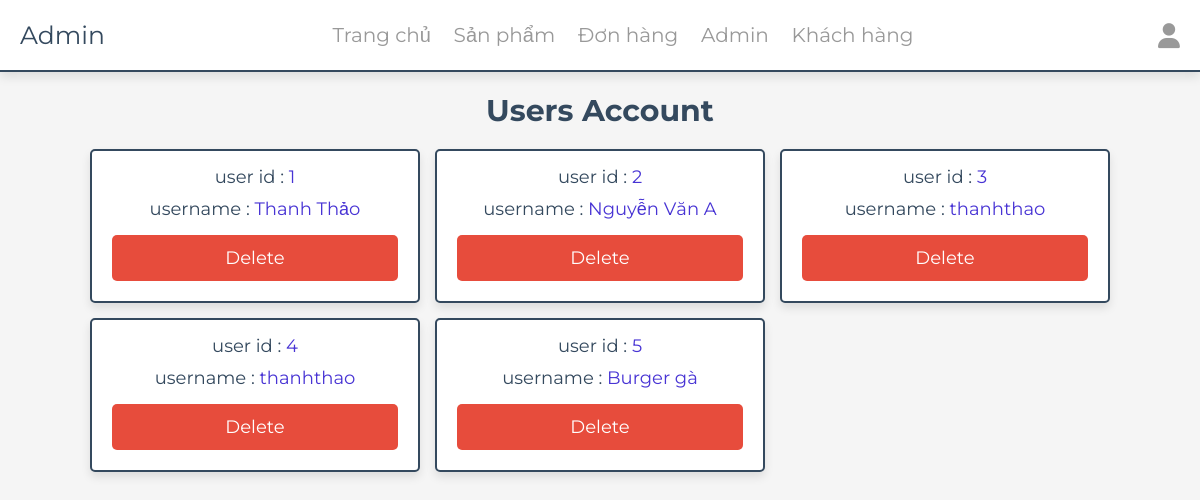
The app's page /food_website/admin/users_accounts.php (signed in) with its own data.
### tables this page shows
CREATE TABLE `users` (
  `id` int(100) NOT NULL,
  `name` varchar(20) NOT NULL,
  `email` varchar(50) NOT NULL,
  `number` varchar(10) NOT NULL,
  `password` varchar(50) NOT NULL,
  `address` varchar(500) NOT NULL
);

### food_website/admin/users_accounts.php (the view, shortened to what this page needs)
<?php
include '../components/connect.php';
?>
<!DOCTYPE html>
<html lang="en">
<head>
   <link rel="stylesheet" href="https://cdnjs.cloudflare.com/ajax/libs/font-awesome/6.1.1/css/all.min.css">
   <link rel="stylesheet" href="../css/admin_style.css">
</head>
<body>
<?php include '../components/admin_header.php' ?>
<section class="accounts">
   <h1 class="heading">users account</h1>
   <div class="box-container">
   <?php
      $select_account = $conn->prepare("SELECT * FROM `users`");
      $select_account->execute();
      if($select_account->rowCount() > 0){
         while($fetch_accounts = $select_account->fetch(PDO::FETCH_ASSOC)){
   ?>
   <div class="box">
      <p> user id : <span><?= $fetch_accounts['id']; ?></span> </p>
      <p> username : <span><?= $fetch_accounts['name']; ?></span> </p>
      <a href="users_accounts.php?delete=<?= $fetch_accounts['id']; ?>" class="delete-btn" onclick="return confirm('delete this account?');">delete</a>
   </div>
   <?php
      }
   }else{
      echo '<p class="empty">no accounts available</p>';
   }
   ?>
   </div>
</section>
</body>
</html>

### food_website/css/admin_style.css (style rules this page uses)
:root { --main-color:#4834d4; --red:#e74c3c; --orange:#f39c12; --black:#34495e; --white:#fff; --light-bg:#f5f5f5; --light-color:#999; --border:.2rem solid var(--black); --box-shadow:0 .5rem 1rem rgba(0,0,0,.1); }
* { font-family: 'Montserrat', sans-serif; margin:0; padding:0; box-sizing: border-box; text-decoration: none; outline: none; border:none; }
html { font-size: 62.5%; overflow-x: hidden; }
body { background-color: var(--light-bg); }
section { max-width: 1200px; margin:0 auto; padding:2rem; }
.btn, .delete-btn, .option-btn { display: block; margin-top: 1rem; border-radius: .5rem; cursor: pointer; width: 100%; font-size: 1.8rem; color:var(--white); padding:1.2rem 3rem; text-transform: capitalize; text-align: center; }
.delete-btn { background-color: var(--red); }
.heading { text-align: center; margin-bottom: 2rem; text-transform: capitalize; color:var(--black); font-size: 3rem; }
.accounts .box-container { display: grid; grid-template-columns: repeat(auto-fit, 33rem); gap:1.5rem; justify-content: center; align-items: flex-start; }
.accounts .box-container .box { background-color: var(--white); border-radius: .5rem; box-shadow: var(--box-shadow); border:var(--border); padding:2rem; padding-top: 1rem; text-align: center; }
.accounts .box-container .box p { padding: .5rem 0; font-size: 1.8rem; color:var(--black); }
.accounts .box-container .box p span { color:var(--main-color); }

### records on screen
users: id "1", name "Thanh Thảo"
users: id "2", name "Nguyễn Văn A"
users: id "3", name "thanhthao"
users: id "4", name "thanhthao"
users: id "5", name "Burger gà"
